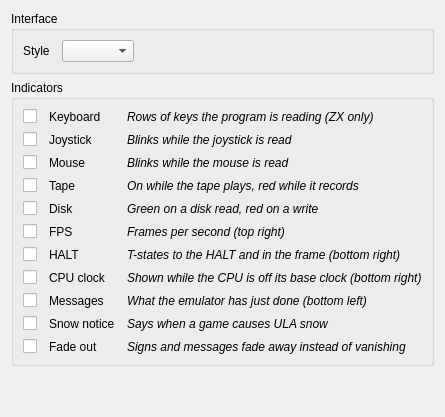
<widget class="QWidget" name="tabLook">
 <layout class="QVBoxLayout" name="verticalLayout_look">
  <item>
   <widget class="QGroupBox" name="gbInterface">
    <property name="title">
     <string>Interface</string>
    </property>
    <layout class="QGridLayout" name="gridLayout_look" columnstretch="0,0,1">
                  <property name="horizontalSpacing">
                   <number>12</number>
                  </property>
                  <item row="0" column="0">
                   <widget class="QLabel" name="label_22">
                    <property name="toolTip">
                     <string>Interface style, from config/styles</string>
                    </property>
                    <property name="text">
                     <string>Style</string>
                    </property>
                   </widget>
                  </item>
                  <item row="0" column="1">
                   <widget class="QComboBox" name="cbStyleSheet">
                    <property name="toolTip">
                     <string>Interface style, from config/styles</string>
                    </property>
                   </widget>
                  </item>
    </layout>
   </widget>
  </item>
             <item>
              <widget class="QGroupBox" name="gbIndicators">
               <property name="title">
                <string>Indicators</string>
               </property>
               <layout class="QGridLayout" name="gridLayout_23" columnstretch="0,0,1">
                <property name="horizontalSpacing">
                 <number>12</number>
                </property>
                <property name="verticalSpacing">
                 <number>8</number>
                </property>
                <item row="0" column="0">
                 <widget class="QCheckBox" name="cbKeysLed">
                  <property name="text">
                   <string/>
                  </property>
                  <property name="icon">
                   <iconset resource="../xpeccy.qrc">
                    <normaloff>:/images/scanled.png</normaloff>:/images/scanled.png</iconset>
                  </property>
                  <property name="iconSize">
                   <size>
                    <width>16</width>
                    <height>16</height>
                   </size>
                  </property>
                 </widget>
                </item>
                <item row="0" column="1">
                 <widget class="QLabel" name="namKeysLed">
                  <property name="text">
                   <string>Keyboard</string>
                  </property>
                  <property name="buddy">
                   <cstring>cbKeysLed</cstring>
                  </property>
                 </widget>
                </item>
                <item row="0" column="2">
                 <widget class="QLabel" name="labKeysLed">
                  <property name="font">
                   <font>
                    <italic>true</italic>
                   </font>
                  </property>
                  <property name="text">
                   <string>Rows of keys the program is reading (ZX only)</string>
                  </property>
                 </widget>
                </item>
                <item row="1" column="0">
                 <widget class="QCheckBox" name="cbJoyLed">
                  <property name="text">
                   <string/>
                  </property>
                  <property name="icon">
                   <iconset resource="../xpeccy.qrc">
                    <normaloff>:/images/joystick.png</normaloff>:/images/joystick.png</iconset>
                  </property>
                  <property name="iconSize">
                   <size>
                    <width>16</width>
                    <height>16</height>
                   </size>
                  </property>
                 </widget>
                </item>
                <item row="1" column="1">
                 <widget class="QLabel" name="namJoyLed">
                  <property name="text">
                   <string>Joystick</string>
                  </property>
                  <property name="buddy">
                   <cstring>cbJoyLed</cstring>
                  </property>
                 </widget>
                </item>
                <item row="1" column="2">
                 <widget class="QLabel" name="labJoyLed">
                  <property name="font">
                   <font>
                    <italic>true</italic>
                   </font>
                  </property>
                  <property name="text">
                   <string>Blinks while the joystick is read</string>
                  </property>
                 </widget>
                </item>
                <item row="2" column="0">
                 <widget class="QCheckBox" name="cbMouseLed">
                  <property name="text">
                   <string/>
                  </property>
                  <property name="icon">
                   <iconset resource="../xpeccy.qrc">
                    <normaloff>:/images/mouse.png</normaloff>:/images/mouse.png</iconset>
                  </property>
                  <property name="iconSize">
                   <size>
                    <width>16</width>
                    <height>16</height>
                   </size>
                  </property>
                 </widget>
                </item>
                <item row="2" column="1">
                 <widget class="QLabel" name="namMouseLed">
                  <property name="text">
                   <string>Mouse</string>
                  </property>
                  <property name="buddy">
                   <cstring>cbMouseLed</cstring>
                  </property>
                 </widget>
                </item>
                <item row="2" column="2">
                 <widget class="QLabel" name="labMouseLed">
                  <property name="font">
                   <font>
                    <italic>true</italic>
                   </font>
                  </property>
                  <property name="text">
                   <string>Blinks while the mouse is read</string>
                  </property>
                 </widget>
                </item>
                <item row="3" column="0">
                 <widget class="QCheckBox" name="cbTapeLed">
                  <property name="text">
                   <string/>
                  </property>
                  <property name="icon">
                   <iconset resource="../xpeccy.qrc">
                    <normaloff>:/images/tapeGreen.png</normaloff>:/images/tapeGreen.png</iconset>
                  </property>
                  <property name="iconSize">
                   <size>
                    <width>16</width>
                    <height>16</height>
                   </size>
                  </property>
                 </widget>
                </item>
                <item row="3" column="1">
                 <widget class="QLabel" name="namTapeLed">
                  <property name="text">
                   <string>Tape</string>
                  </property>
                  <property name="buddy">
                   <cstring>cbTapeLed</cstring>
                  </property>
                 </widget>
                </item>
                <item row="3" column="2">
                 <widget class="QLabel" name="labTapeLed">
                  <property name="font">
                   <font>
                    <italic>true</italic>
                   </font>
                  </property>
                  <property name="text">
                   <string>On while the tape plays, red while it records</string>
                  </property>
                 </widget>
                </item>
                <item row="4" column="0">
                 <widget class="QCheckBox" name="cbDiskLed">
                  <property name="text">
                   <string/>
                  </property>
                  <property name="icon">
                   <iconset resource="../xpeccy.qrc">
                    <normaloff>:/images/diskGreen.png</normaloff>:/images/diskGreen.png</iconset>
                  </property>
                  <property name="iconSize">
                   <size>
                    <width>16</width>
                    <height>16</height>
                   </size>
                  </property>
                 </widget>
                </item>
                <item row="4" column="1">
                 <widget class="QLabel" name="namDiskLed">
                  <property name="text">
                   <string>Disk</string>
                  </property>
                  <property name="buddy">
                   <cstring>cbDiskLed</cstring>
                  </property>
                 </widget>
                </item>
                <item row="4" column="2">
                 <widget class="QLabel" name="labDiskLed">
                  <property name="font">
                   <font>
                    <italic>true</italic>
                   </font>
                  </property>
                  <property name="text">
                   <string>Green on a disk read, red on a write</string>
                  </property>
                 </widget>
                </item>
                <item row="5" column="0">
                 <widget class="QCheckBox" name="cbFpsLed">
                  <property name="text">
                   <string/>
                  </property>
                  <property name="icon">
                   <iconset resource="../xpeccy.qrc">
                    <normaloff>:/images/bars.png</normaloff>:/images/bars.png</iconset>
                  </property>
                  <property name="iconSize">
                   <size>
                    <width>16</width>
                    <height>16</height>
                   </size>
                  </property>
                 </widget>
                </item>
                <item row="5" column="1">
                 <widget class="QLabel" name="namFpsLed">
                  <property name="text">
                   <string>FPS</string>
                  </property>
                  <property name="buddy">
                   <cstring>cbFpsLed</cstring>
                  </property>
                 </widget>
                </item>
                <item row="5" column="2">
                 <widget class="QLabel" name="labFpsLed">
                  <property name="font">
                   <font>
                    <italic>true</italic>
                   </font>
                  </property>
                  <property name="text">
                   <string>Frames per second (top right)</string>
                  </property>
                 </widget>
                </item>
                <item row="6" column="0">
                 <widget class="QCheckBox" name="cbHaltLed">
                  <property name="text">
                   <string/>
                  </property>
                  <property name="icon">
                   <iconset resource="../xpeccy.qrc">
                    <normaloff>:/images/pause.png</normaloff>:/images/pause.png</iconset>
                  </property>
                  <property name="iconSize">
                   <size>
                    <width>16</width>
                    <height>16</height>
                   </size>
                  </property>
                 </widget>
                </item>
                <item row="6" column="1">
                 <widget class="QLabel" name="namHaltLed">
                  <property name="text">
                   <string>HALT</string>
                  </property>
                  <property name="buddy">
                   <cstring>cbHaltLed</cstring>
                  </property>
                 </widget>
                </item>
                <item row="6" column="2">
                 <widget class="QLabel" name="labHaltLed">
                  <property name="font">
                   <font>
                    <italic>true</italic>
                   </font>
                  </property>
                  <property name="text">
                   <string>T-states to the HALT and in the frame (bottom right)</string>
                  </property>
                 </widget>
                </item>
                <item row="7" column="0">
                 <widget class="QCheckBox" name="cbClockLed">
                  <property name="text">
                   <string/>
                  </property>
                  <property name="icon">
                   <iconset resource="../xpeccy.qrc">
                    <normaloff>:/images/clock.png</normaloff>:/images/clock.png</iconset>
                  </property>
                  <property name="iconSize">
                   <size>
                    <width>16</width>
                    <height>16</height>
                   </size>
                  </property>
                 </widget>
                </item>
                <item row="7" column="1">
                 <widget class="QLabel" name="namClockLed">
                  <property name="text">
                   <string>CPU clock</string>
                  </property>
                  <property name="buddy">
                   <cstring>cbClockLed</cstring>
                  </property>
                 </widget>
                </item>
                <item row="7" column="2">
                 <widget class="QLabel" name="labClockLed">
                  <property name="font">
                   <font>
                    <italic>true</italic>
                   </font>
                  </property>
                  <property name="text">
                   <string>Shown while the CPU is off its base clock (bottom right)</string>
                  </property>
                 </widget>
                </item>
                <item row="8" column="0">
                 <widget class="QCheckBox" name="cbMessage">
                  <property name="text">
                   <string/>
                  </property>
                  <property name="icon">
                   <iconset resource="../xpeccy.qrc">
                    <normaloff>:/images/label.png</normaloff>:/images/label.png</iconset>
                  </property>
                  <property name="iconSize">
                   <size>
                    <width>16</width>
                    <height>16</height>
                   </size>
                  </property>
                 </widget>
                </item>
                <item row="8" column="1">
                 <widget class="QLabel" name="namMessage">
                  <property name="text">
                   <string>Messages</string>
                  </property>
                  <property name="buddy">
                   <cstring>cbMessage</cstring>
                  </property>
                 </widget>
                </item>
                <item row="8" column="2">
                 <widget class="QLabel" name="labMessage">
                  <property name="font">
                   <font>
                    <italic>true</italic>
                   </font>
                  </property>
                  <property name="text">
                   <string>What the emulator has just done (bottom left)</string>
                  </property>
                 </widget>
                </item>
                <item row="9" column="0">
                 <widget class="QCheckBox" name="cbSnowNote">
                  <property name="text">
                   <string/>
                  </property>
                  <property name="icon">
                   <iconset resource="../xpeccy.qrc">
                    <normaloff>:/images/snowflake.png</normaloff>:/images/snowflake.png</iconset>
                  </property>
                  <property name="iconSize">
                   <size>
                    <width>16</width>
                    <height>16</height>
                   </size>
                  </property>
                 </widget>
                </item>
                <item row="9" column="1">
                 <widget class="QLabel" name="namSnowNote">
                  <property name="text">
                   <string>Snow notice</string>
                  </property>
                  <property name="buddy">
                   <cstring>cbSnowNote</cstring>
                  </property>
                 </widget>
                </item>
                <item row="9" column="2">
                 <widget class="QLabel" name="labSnowNote">
                  <property name="font">
                   <font>
                    <italic>true</italic>
                   </font>
                  </property>
                  <property name="text">
                   <string>Says when a game causes ULA snow</string>
                  </property>
                 </widget>
                </item>
                <item row="10" column="0">
                 <widget class="QCheckBox" name="cbFadeLed">
                  <property name="text">
                   <string/>
                  </property>
                  <property name="icon">
                   <iconset resource="../xpeccy.qrc">
                    <normaloff>:/images/display.png</normaloff>:/images/display.png</iconset>
                  </property>
                  <property name="iconSize">
                   <size>
                    <width>16</width>
                    <height>16</height>
                   </size>
                  </property>
                 </widget>
                </item>
                <item row="10" column="1">
                 <widget class="QLabel" name="namFadeLed">
                  <property name="text">
                   <string>Fade out</string>
                  </property>
                  <property name="buddy">
                   <cstring>cbFadeLed</cstring>
                  </property>
                 </widget>
                </item>
                <item row="10" column="2">
                 <widget class="QLabel" name="labFadeLed">
                  <property name="font">
                   <font>
                    <italic>true</italic>
                   </font>
                  </property>
                  <property name="text">
                   <string>Signs and messages fade away instead of vanishing</string>
                  </property>
                 </widget>
                </item>
               </layout>
              </widget>
             </item>
  <item>
   <spacer name="verticalSpacer_look">
    <property name="orientation">
     <enum>Qt::Vertical</enum>
    </property>
    <property name="sizeHint" stdset="0">
     <size>
      <width>20</width>
      <height>40</height>
     </size>
    </property>
   </spacer>
  </item>
 </layout>
</widget>
